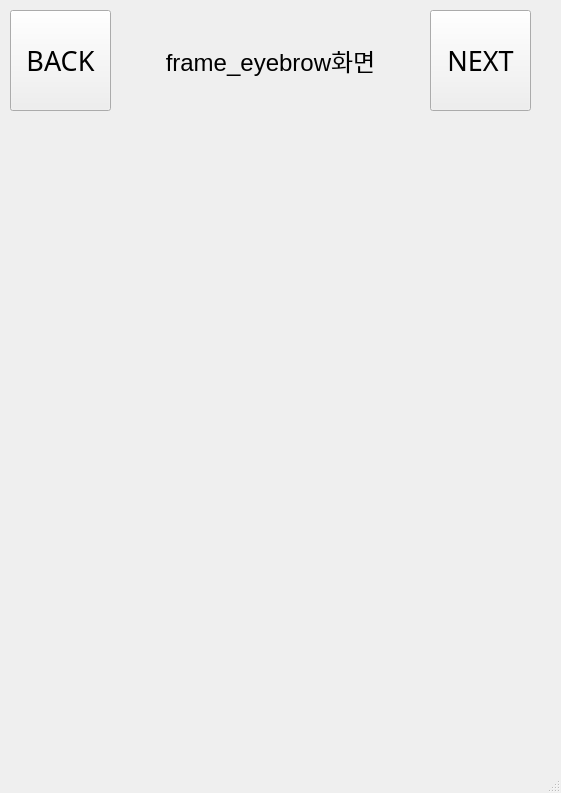
<?xml version="1.0" encoding="UTF-8"?>
<ui version="4.0">
 <class>MainWindow</class>
 <widget class="QMainWindow" name="MainWindow">
  <property name="geometry">
   <rect>
    <x>0</x>
    <y>0</y>
    <width>561</width>
    <height>793</height>
   </rect>
  </property>
  <property name="windowTitle">
   <string>MainWindow</string>
  </property>
  <widget class="QWidget" name="centralwidget">
   <widget class="QPushButton" name="pushButton">
    <property name="geometry">
     <rect>
      <x>430</x>
      <y>10</y>
      <width>101</width>
      <height>101</height>
     </rect>
    </property>
    <property name="font">
     <font>
      <family>AlternateGothic2 BT</family>
      <pointsize>20</pointsize>
     </font>
    </property>
    <property name="text">
     <string>NEXT</string>
    </property>
   </widget>
   <widget class="QPushButton" name="pushButton_2">
    <property name="geometry">
     <rect>
      <x>10</x>
      <y>10</y>
      <width>101</width>
      <height>101</height>
     </rect>
    </property>
    <property name="font">
     <font>
      <family>AlternateGothic2 BT</family>
      <pointsize>20</pointsize>
     </font>
    </property>
    <property name="text">
     <string>BACK</string>
    </property>
   </widget>
   <widget class="QLabel" name="label">
    <property name="geometry">
     <rect>
      <x>120</x>
      <y>30</y>
      <width>301</width>
      <height>61</height>
     </rect>
    </property>
    <property name="text">
     <string>&lt;html&gt;&lt;head/&gt;&lt;body&gt;&lt;p align=&quot;center&quot;&gt;&lt;span style=&quot; font-size:18pt;&quot;&gt;frame_eyebrow화면&lt;/span&gt;&lt;/p&gt;&lt;/body&gt;&lt;/html&gt;</string>
    </property>
   </widget>
  </widget>
  <widget class="QMenuBar" name="menubar">
   <property name="geometry">
    <rect>
     <x>0</x>
     <y>0</y>
     <width>561</width>
     <height>26</height>
    </rect>
   </property>
  </widget>
  <widget class="QStatusBar" name="statusbar"/>
 </widget>
 <resources/>
 <connections/>
</ui>
